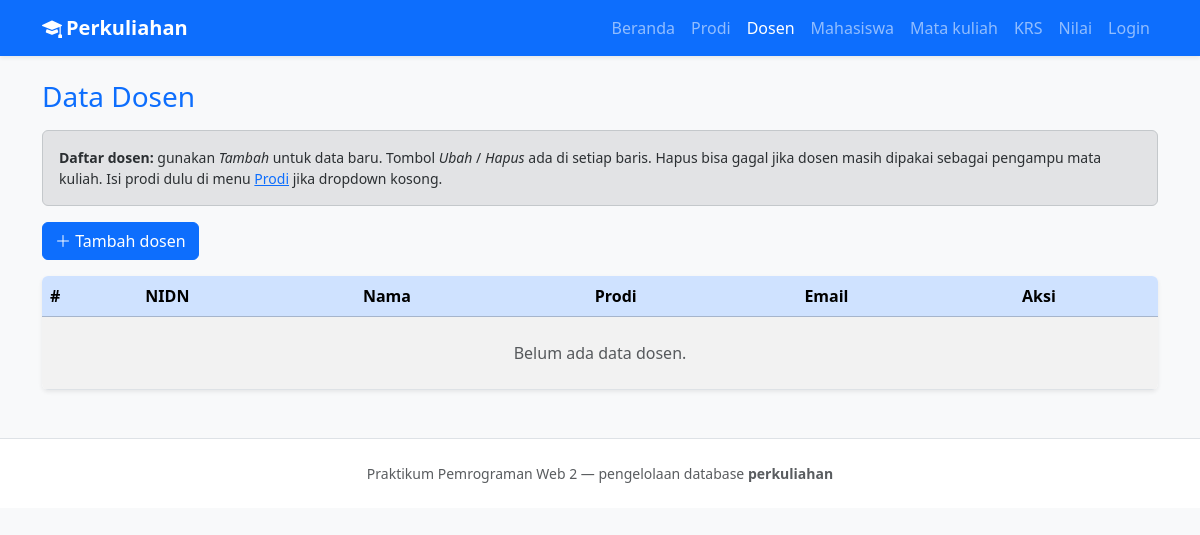
Page /dosen.php on the earlier database version.
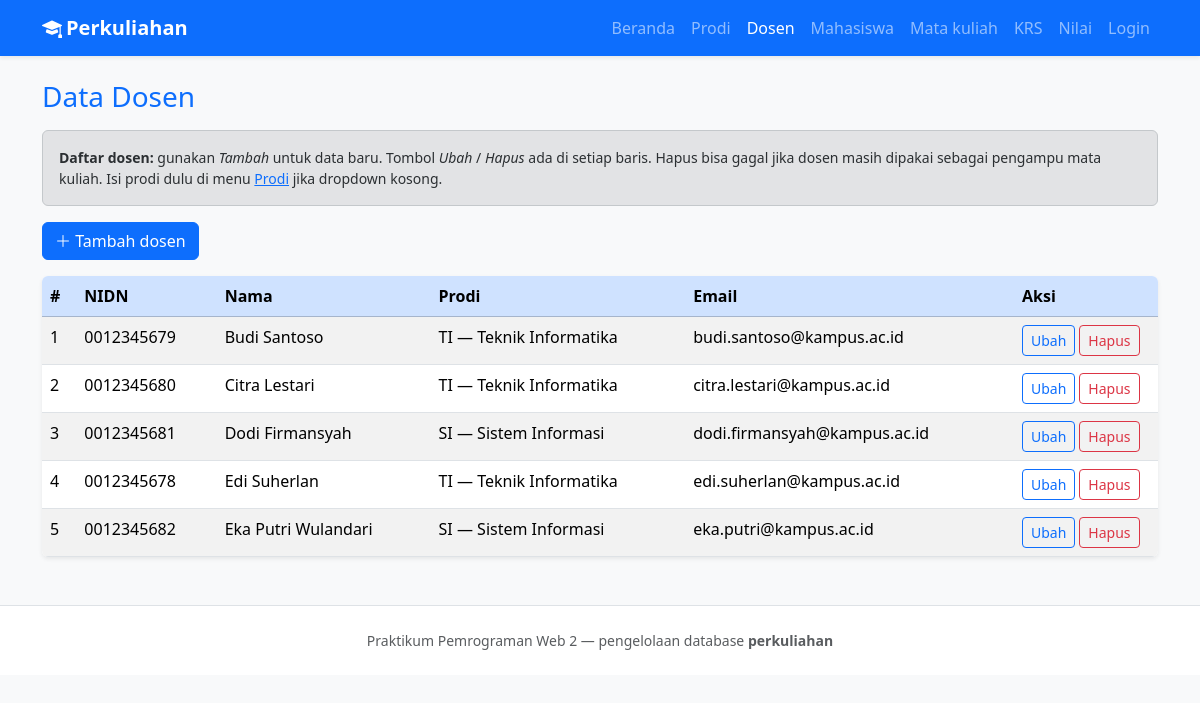
Same page on the later database version.
### tables this page shows
CREATE TABLE dosen (
  id_dosen INT UNSIGNED NOT NULL AUTO_INCREMENT,
  nidn VARCHAR(20) NOT NULL,
  nama VARCHAR(120) NOT NULL,
  email VARCHAR(120) DEFAULT NULL,
  id_prodi INT UNSIGNED NOT NULL,
  created_at TIMESTAMP NOT NULL DEFAULT CURRENT_TIMESTAMP,
  PRIMARY KEY (id_dosen),
  UNIQUE KEY uq_dosen_nidn (nidn),
  KEY idx_dosen_prodi (id_prodi),
  CONSTRAINT fk_dosen_prodi
    FOREIGN KEY (id_prodi) REFERENCES prodi (id_prodi)
    ON UPDATE CASCADE ON DELETE RESTRICT
);

CREATE TABLE prodi (
  id_prodi INT UNSIGNED NOT NULL AUTO_INCREMENT,
  kode_prodi VARCHAR(20) NOT NULL,
  nama_prodi VARCHAR(160) NOT NULL,
  created_at TIMESTAMP NOT NULL DEFAULT CURRENT_TIMESTAMP,
  PRIMARY KEY (id_prodi),
  UNIQUE KEY uq_prodi_kode (kode_prodi)
);

### includes/auth.php (called while the page is built, shortened)
<?php
function ambil_pengguna_dari_sesi(): ?array
{
    $id = $_SESSION['id_pengguna'] ?? null;
    if (!is_int($id) && !is_numeric($id)) {
        return null;
    }
    $id = (int) $id;
    $username = $_SESSION['username'] ?? '';
    $nama = $_SESSION['nama_tampilan'] ?? '';
    $peran = $_SESSION['peran'] ?? '';
    return [
        'id_pengguna'   => $id,
        'username'      => (string) $username,
        'nama_tampilan' => (string) $nama,
        'peran'         => (string) $peran,
    ];
}

### includes/fungsi.php (called while the page is built, shortened)
<?php
function h(?string $teks): string
{
    return htmlspecialchars((string) $teks, ENT_QUOTES, 'UTF-8');
}

### dosen.php (the view, shortened to what this page needs)
<?php
require_once __DIR__ . '/config/database.php';
require_once __DIR__ . '/includes/fungsi.php';
$aksiGet = $_GET['aksi'] ?? 'daftar';
$barisEdit = null;
$prodiPilihan = $pdo->query('SELECT id_prodi, kode_prodi, nama_prodi FROM prodi ORDER BY kode_prodi ASC')->fetchAll(PDO::FETCH_ASSOC);
$daftarDosen = $pdo->query(
    'SELECT d.*, p.kode_prodi, p.nama_prodi
     FROM dosen d
     INNER JOIN prodi p ON p.id_prodi = d.id_prodi
     ORDER BY d.nama ASC'
)->fetchAll(PDO::FETCH_ASSOC);
$judulHalaman = 'Data Dosen';
require_once __DIR__ . '/includes/header.php';
?>
<?php
if ($aksiGet === 'tambah' || ($aksiGet === 'ubah' && $barisEdit)) :
    ?>
    <div class="alert alert-info small" role="note">
        <strong>Petunjuk:</strong> Isi NIDN (unik), nama lengkap, program studi, dan email jika ada. Setelah klik simpan, Anda akan kembali ke daftar
        dengan notifikasi sukses/gagal.
    </div>
    <div class="card shadow-sm border-0">
        <div class="card-body">
            <form method="post" class="row g-3" action="dosen.php">
                <input type="hidden" name="aksi" value="<?= $aksiGet === 'tambah' ? 'simpan_tambah' : 'simpan_ubah' ?>">
                <?php if ($aksiGet === 'ubah' && $barisEdit) : ?>
                    <input type="hidden" name="id_dosen" value="<?= (int) $barisEdit['id_dosen'] ?>">
                <?php endif; ?>
                <div class="col-md-4">
                    <label class="form-label" for="nidn">NIDN</label>
                    <input class="form-control" id="nidn" name="nidn" required maxlength="20"
                           value="<?= $barisEdit ? h((string) $barisEdit['nidn']) : '' ?>">
                </div>
                <div class="col-md-8">
                    <label class="form-label" for="nama">Nama lengkap</label>
                    <input class="form-control" id="nama" name="nama" required maxlength="120"
                           value="<?= $barisEdit ? h((string) $barisEdit['nama']) : '' ?>">
                </div>
                <div class="col-12">
                    <label class="form-label" for="id_prodi">Program studi</label>
                    <select class="form-select" id="id_prodi" name="id_prodi" required <?= $prodiPilihan === [] ? 'disabled' : '' ?>>
                        <option value="">— pilih prodi —</option>
                        <?php foreach ($prodiPilihan as $p) : ?>
                            <?php $sel = $barisEdit && (int) $barisEdit['id_prodi'] === (int) $p['id_prodi'] ? ' selected' : ''; ?>
                            <option value="<?= (int) $p['id_prodi'] ?>"<?= $sel ?>><?= h((string) $p['kode_prodi']) ?> — <?= h((string) $p['nama_prodi']) ?></option>
                        <?php endforeach; ?>
                    </select>
                </div>
                <div class="col-12">
                    <label class="form-label" for="email">Email (opsional)</label>
                    <input class="form-control" id="email" name="email" type="email" maxlength="120"
                           value="<?= $barisEdit ? h((string) ($barisEdit['email'] ?? '')) : '' ?>">
                </div>
                <div class="col-12 d-flex gap-2">
                    <button type="submit" class="btn btn-primary" <?= $prodiPilihan === [] ? 'disabled' : '' ?>>Simpan</button>
                    <a class="btn btn-outline-secondary" href="dosen.php">Batal</a>
                </div>
            </form>
        </div>
    </div>
<?php else : ?>
    <div class="alert alert-secondary small" role="note">
        <strong>Daftar dosen:</strong> gunakan <em>Tambah</em> untuk data baru. Tombol <em>Ubah</em> / <em>Hapus</em> ada di setiap baris.
        Hapus bisa gagal jika dosen masih dipakai sebagai pengampu mata kuliah. Isi prodi dulu di menu <a href="prodi.php">Prodi</a> jika dropdown kosong.
    </div>
    <p><a class="btn btn-primary" href="dosen.php?aksi=tambah"><i class="bi bi-plus-lg"></i> Tambah dosen</a></p>
    <div class="table-responsive card border-0 shadow-sm">
        <table class="table table-striped table-hover mb-0">
            <thead class="table-primary">
            <tr>
                <th scope="col">#</th>
                <th scope="col">NIDN</th>
                <th scope="col">Nama</th>
                <th scope="col">Prodi</th>
                <th scope="col">Email</th>
                <th scope="col" style="width: 9rem">Aksi</th>
            </tr>
            </thead>
            <tbody>
            <?php if ($daftarDosen === []) : ?>
                <tr><td colspan="6" class="text-center text-muted py-4">Belum ada data dosen.</td></tr>
            <?php else : ?>
                <?php
                foreach ($daftarDosen as $i => $r) :
                    ?>
                    <tr>
                        <td><?= $i + 1 ?></td>
                        <td><?= h((string) $r['nidn']) ?></td>
                        <td><?= h((string) $r['nama']) ?></td>
                        <td><?= h((string) $r['kode_prodi']) ?> — <?= h((string) $r['nama_prodi']) ?></td>
                        <td><?= h((string) ($r['email'] ?? '')) ?></td>
                        <td class="d-flex flex-wrap gap-1">
                            <a class="btn btn-sm btn-outline-primary" href="dosen.php?aksi=ubah&id=<?= (int) $r['id_dosen'] ?>">Ubah</a>
                            <form method="post" action="dosen.php" class="d-inline" onsubmit="return confirm('Yakin ingin menghapus dosen ini?');">
                                <button type="submit" class="btn btn-sm btn-outline-danger">Hapus</button>
                            </form>
                        </td>
                    </tr>
                <?php endforeach; ?>
            <?php endif; ?>
            </tbody>
        </table>
    </div>
<?php endif; ?>
<?php
require_once __DIR__ . '/includes/footer.php';
?>

### includes/header.php (shortened to what this page needs)
<?php
require_once __DIR__ . '/fungsi.php';
require_once __DIR__ . '/auth.php';
$penggunaNav = ambil_pengguna_dari_sesi();
$basename = basename((string) ($_SERVER['SCRIPT_NAME'] ?? ''));
?>
<!DOCTYPE html>
<html lang="id">
<head>
    <link href="https://cdn.jsdelivr.net/npm/bootstrap@5.3.3/dist/css/bootstrap.min.css" rel="stylesheet"
>
    <link href="https://cdn.jsdelivr.net/npm/bootstrap-icons@1.11.3/font/bootstrap-icons.min.css" rel="stylesheet">
</head>
<body class="bg-light">
<nav class="navbar navbar-expand-lg navbar-dark bg-primary mb-4 shadow-sm">
    <div class="container">
        <a class="navbar-brand fw-semibold" href="index.php"><i class="bi bi-mortarboard-fill me-1"></i>Perkuliahan</a>
        <div class="collapse navbar-collapse" id="navUtama">
            <ul class="navbar-nav ms-auto mb-2 mb-lg-0">
                <li class="nav-item"><a class="nav-link <?= $basename === 'index.php' ? 'active' : '' ?>" href="index.php">Beranda</a></li>
                <li class="nav-item"><a class="nav-link <?= $basename === 'prodi.php' ? 'active' : '' ?>" href="prodi.php">Prodi</a></li>
                <li class="nav-item"><a class="nav-link <?= $basename === 'dosen.php' ? 'active' : '' ?>" href="dosen.php">Dosen</a></li>
                <li class="nav-item"><a class="nav-link <?= $basename === 'mahasiswa.php' ? 'active' : '' ?>" href="mahasiswa.php">Mahasiswa</a></li>
                <li class="nav-item"><a class="nav-link <?= $basename === 'matakuliah.php' ? 'active' : '' ?>" href="matakuliah.php">Mata kuliah</a></li>
                <li class="nav-item"><a class="nav-link <?= $basename === 'krs.php' ? 'active' : '' ?>" href="krs.php">KRS</a></li>
                <li class="nav-item"><a class="nav-link <?= $basename === 'nilai.php' ? 'active' : '' ?>" href="nilai.php">Nilai</a></li>
                <?php if ($penggunaNav === null) { ?>
                    <li class="nav-item"><a class="nav-link <?= $basename === 'login.php' ? 'active' : '' ?>" href="login.php">Login</a></li>
                <?php } ?>
            </ul>
        </div>
    </div>
</nav>
<main class="container pb-5">
    <h1 class="h3 mb-3 text-primary"><?= h($judulHalaman) ?></h1>

### includes/footer.php (shortened to what this page needs)
</main>
<footer class="border-top py-4 mt-auto bg-white">
    <div class="container text-center text-muted small">
        Praktikum Pemrograman Web 2 — pengelolaan database <strong>perkuliahan</strong>
    </div>
</footer>
</body>
</html>

Differences in the rows shown:
now on this page (row edited): dosen: nidn "0012345679", nama "Budi Santoso", id_prodi.kode_prodi "TI", id_prodi.nama_prodi "Teknik Informatika", email "budi.santoso@kampus.ac.id"
now on this page (row edited): dosen: nidn "0012345680", nama "Citra Lestari", id_prodi.kode_prodi "TI", id_prodi.nama_prodi "Teknik Informatika", email "citra.lestari@kampus.ac.id"
now on this page (row edited): dosen: nidn "0012345681", nama "Dodi Firmansyah", id_prodi.kode_prodi "SI", id_prodi.nama_prodi "Sistem Informasi", email "dodi.firmansyah@kampus.ac.id"
now on this page (row edited): dosen: nidn "0012345678", nama "Edi Suherlan", id_prodi.kode_prodi "TI", id_prodi.nama_prodi "Teknik Informatika", email "edi.suherlan@kampus.ac.id"
now on this page (row edited): dosen: nidn "0012345682", nama "Eka Putri Wulandari", id_prodi.kode_prodi "SI", id_prodi.nama_prodi "Sistem Informasi", email "eka.putri@kampus.ac.id"
Other differences:
text no longer shown: "Belum ada data dosen."
